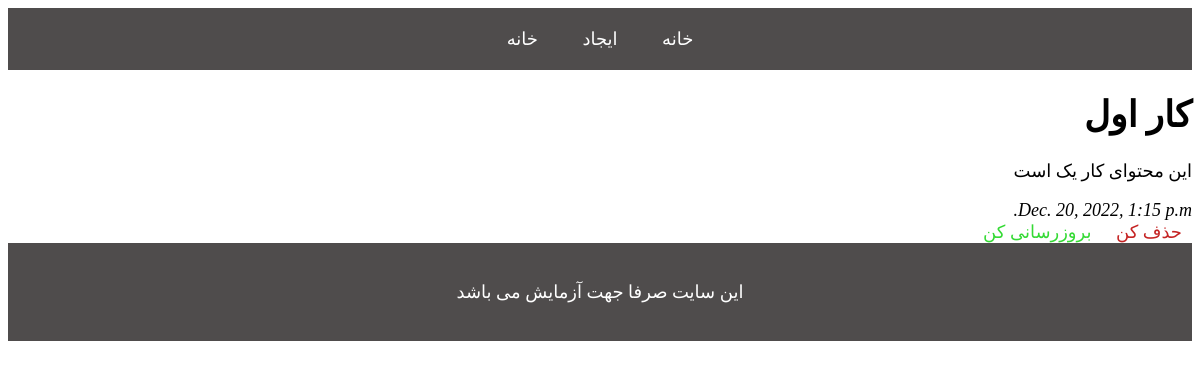
/detail/10/, run on the app's committed database.
### home/models.py (models this page shows)
class Todo(models.Model):
  title = models.CharField(max_length=200)
  body = models.TextField()
  created = models.DateTimeField()

### home/views.py (the view)
# urls.py: path('detail/<int:todo_id>/', views.detail, name='detail'),
def detail(request, todo_id):
  todo = Todo.objects.get(id=todo_id)
  return render(request, 'detail.html', {'todo': todo})

### templates/detail.html
{% extends 'base.html' %}
{% block main %}
    <div class="detail">
        <h1>{{ todo.title }}</h1>
        <p>{{ todo.body }}</p>
        <em>{{ todo.created }}</em>
        <br>
        <a class="delete" href="{% url 'delete' todo.id %}">حذف کن</a>
        <a class="update" href="{% url 'update' todo.id %}">بروزرسانی کن</a>
    </div>
{% endblock %}

### templates/base.html (style rules this page uses)
body { direction: rtl; font-family: "B Titr"; font-size: large; }
.delete { padding: 10px; text-decoration: none; color: #c52323; }
.update { padding: 10px; text-decoration: none; color: #34da34; }

### data on the page
Todo: title "کار اول", body "این محتوای کار یک است", created "Dec. 20, 2022, 1:15 p.m."
